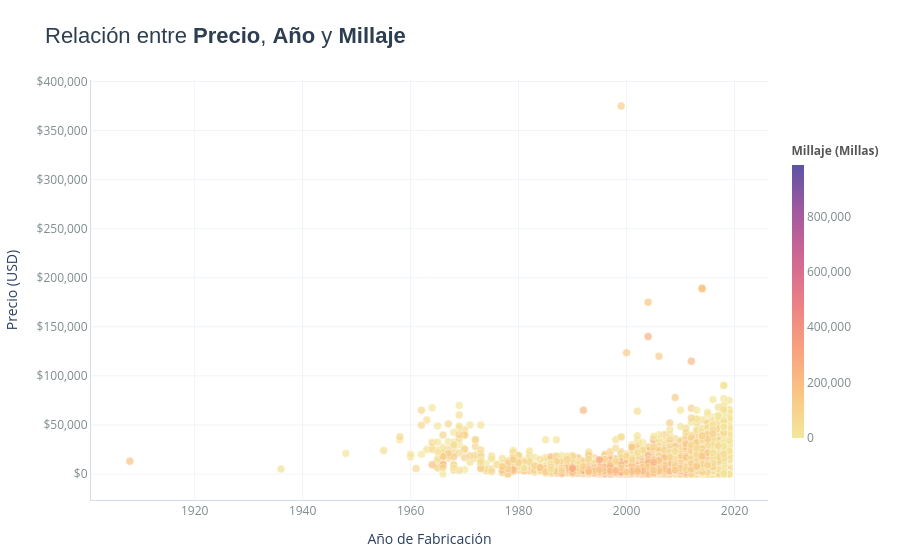

This figure's notebook cell:
### Code cell
# Celda 8: Gráfico de Dispersión — Precio vs. Año (color = Odómetro)
fig_scatter = go.Figure(
    data=[
        go.Scatter(
            x=df_clean['model_year'],
            y=df_clean['price'],
            mode='markers',
            customdata=df_clean[['brand', 'model_name']].values,
            marker=dict(
                size=8,
                opacity=0.7,
                color=df_clean['odometer'],
                colorscale='Sunset',
                line=dict(width=0.5, color='white'),
                showscale=True,
                colorbar=dict(
                    title=dict(
                        text='<b>Millaje (Millas)</b>',
                        font=dict(size=12, color='#555555')
                    ),
                    thickness=12,
                    len=0.75,
                    outlinewidth=0,
                    tickfont=dict(color='#7F8C8D'),
                    tickformat=',.0f'
                )
            ),
            hovertemplate=(
                '<b>Marca:</b> %{customdata[0]}<br>'
                '<b>Modelo:</b> %{customdata[1]}<br>'
                '<b>Odómetro:</b> %{marker.color:,.0f} millas<br>'
                '<b>Año:</b> %{x}<br>'
                '<b>Precio:</b> $%{y:,.0f}<br>'
                '<extra></extra>'
            )
        )
    ]
)

fig_scatter.update_layout(
    title=dict(
        text='Relación entre <b>Precio</b>, <b>Año</b> y <b>Millaje</b>',
        font=dict(size=22, color='#2C3E50', family='Arial, sans-serif'),
        x=0.05,
        y=0.95
    ),
    xaxis=dict(
        title='Año de Fabricación',
        showgrid=True,
        gridcolor='#F0F4F8',
        linecolor='#D5DDE5',
        zeroline=False,
        tickfont=dict(color='#7F8C8D')
    ),
    yaxis=dict(
        title='Precio (USD)',
        showgrid=True,
        gridcolor='#F0F4F8',
        linecolor='#D5DDE5',
        zeroline=False,
        tickformat='$,.0f',
        tickfont=dict(color='#7F8C8D')
    ),
    plot_bgcolor='white',
    paper_bgcolor='white',
    margin=dict(l=60, r=40, t=80, b=60),
    hoverlabel=dict(
        bgcolor='white',
        font_size=14,
        font_family='Arial, sans-serif'
    )
)

fig_scatter.show()

### Figure 1 — Plotly figure (JSON) as saved in the notebook; plotly's stock layout.template omitted (floating-point values rounded to 4 significant figures; data arrays with more than 128 entries replaced by an {"elided": "..."} marker saying what was removed)
{"data": [{"customdata": {"elided": "36419x2 str values"}, "hovertemplate": "<b>Marca:</b> %{customdata[0]}<br><b>Modelo:</b> %{customdata[1]}<br><b>Odómetro:</b> %{marker.color:,.0f} millas<br><b>Año:</b> %{x}<br><b>Precio:</b> $%{y:,.0f}<br><extra></extra>", "marker": {"color": {"elided": "36419 int values"}, "colorbar": {"len": 0.75, "outlinewidth": 0, "thickness": 12, "tickfont": {"color": "#7F8C8D"}, "tickformat": ",.0f", "title": {"font": {"color": "#555555", "size": 12}, "text": "<b>Millaje (Millas)</b>"}}, "colorscale": [[0, "rgb(243, 231, 155)"], [0.1667, "rgb(250, 196, 132)"], [0.3333, "rgb(248, 160, 126)"], [0.5, "rgb(235, 127, 134)"], [0.6667, "rgb(206, 102, 147)"], [0.8333, "rgb(160, 89, 160)"], [1, "rgb(92, 83, 165)"]], "line": {"color": "white", "width": 0.5}, "opacity": 0.7, "showscale": true, "size": 8}, "mode": "markers", "type": "scatter", "x": {"elided": "36419 int values"}, "y": {"elided": "36419 int values"}}], "layout": {"hoverlabel": {"bgcolor": "white", "font": {"family": "Arial, sans-serif", "size": 14}}, "margin": {"b": 60, "l": 60, "r": 40, "t": 80}, "paper_bgcolor": "white", "plot_bgcolor": "white", "title": {"font": {"color": "#2C3E50", "family": "Arial, sans-serif", "size": 22}, "text": "Relación entre <b>Precio</b>, <b>Año</b> y <b>Millaje</b>", "x": 0.05, "y": 0.95}, "xaxis": {"gridcolor": "#F0F4F8", "linecolor": "#D5DDE5", "showgrid": true, "tickfont": {"color": "#7F8C8D"}, "title": {"text": "Año de Fabricación"}, "zeroline": false}, "yaxis": {"gridcolor": "#F0F4F8", "linecolor": "#D5DDE5", "showgrid": true, "tickfont": {"color": "#7F8C8D"}, "tickformat": "$,.0f", "title": {"text": "Precio (USD)"}, "zeroline": false}}}
